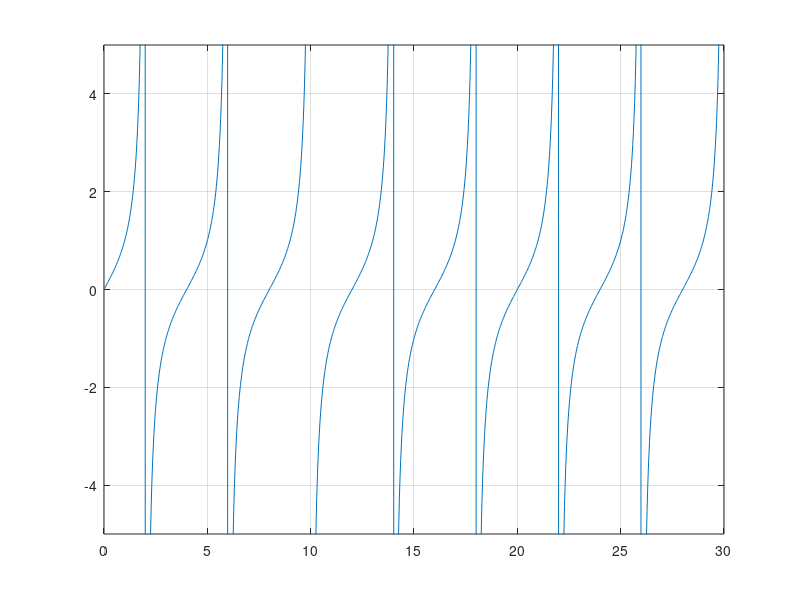

This figure's MATLAB source:
%Ejercicio 1
%D)
tinicio = 0;
tfinal = 30;
np = 1000;

t = tinicio:(tfinal - tinicio) / (np - 1):tfinal;

X1 = sin(pi/4*t);
X2 = cos(pi/4*t);
%4
F = X1./X2;
plot(t,F);
ylim([-5, 5])
grid